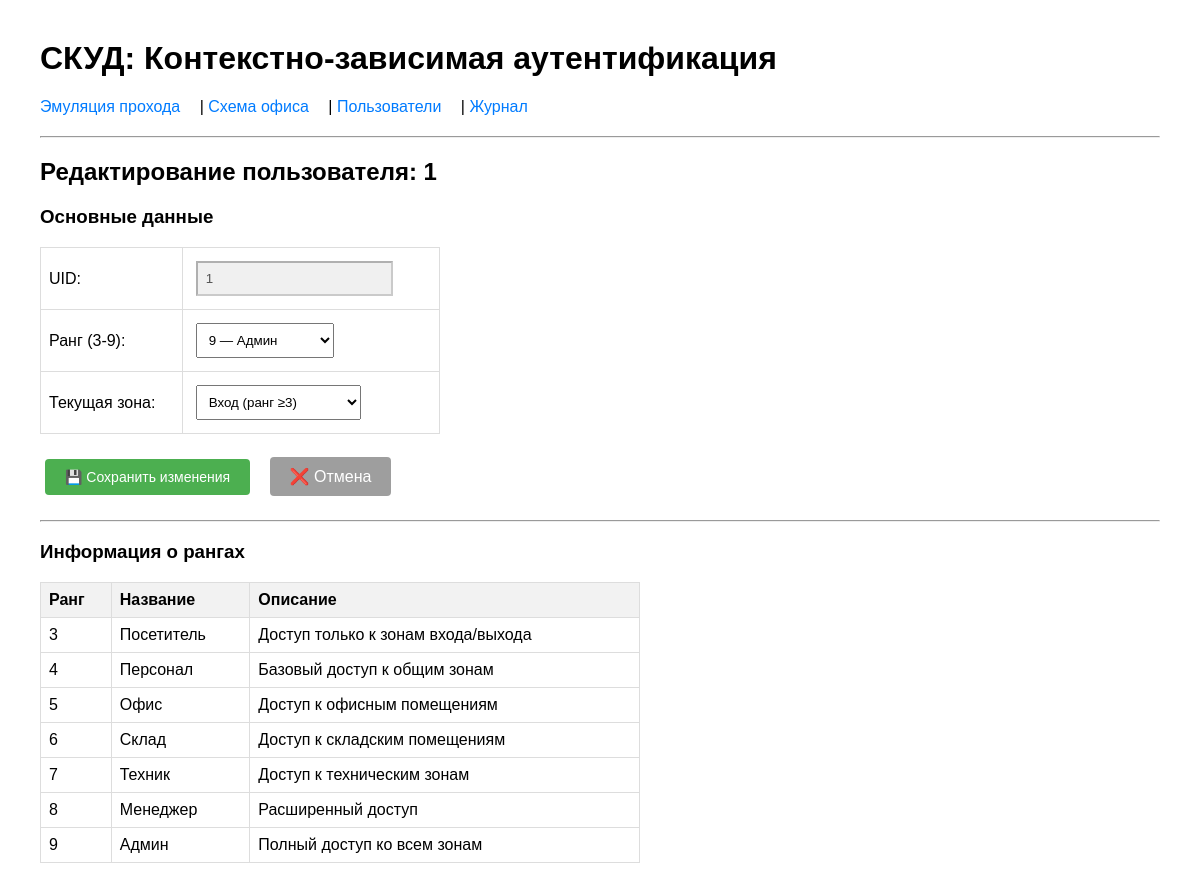
Page /edit_user/1 on the earlier database version.
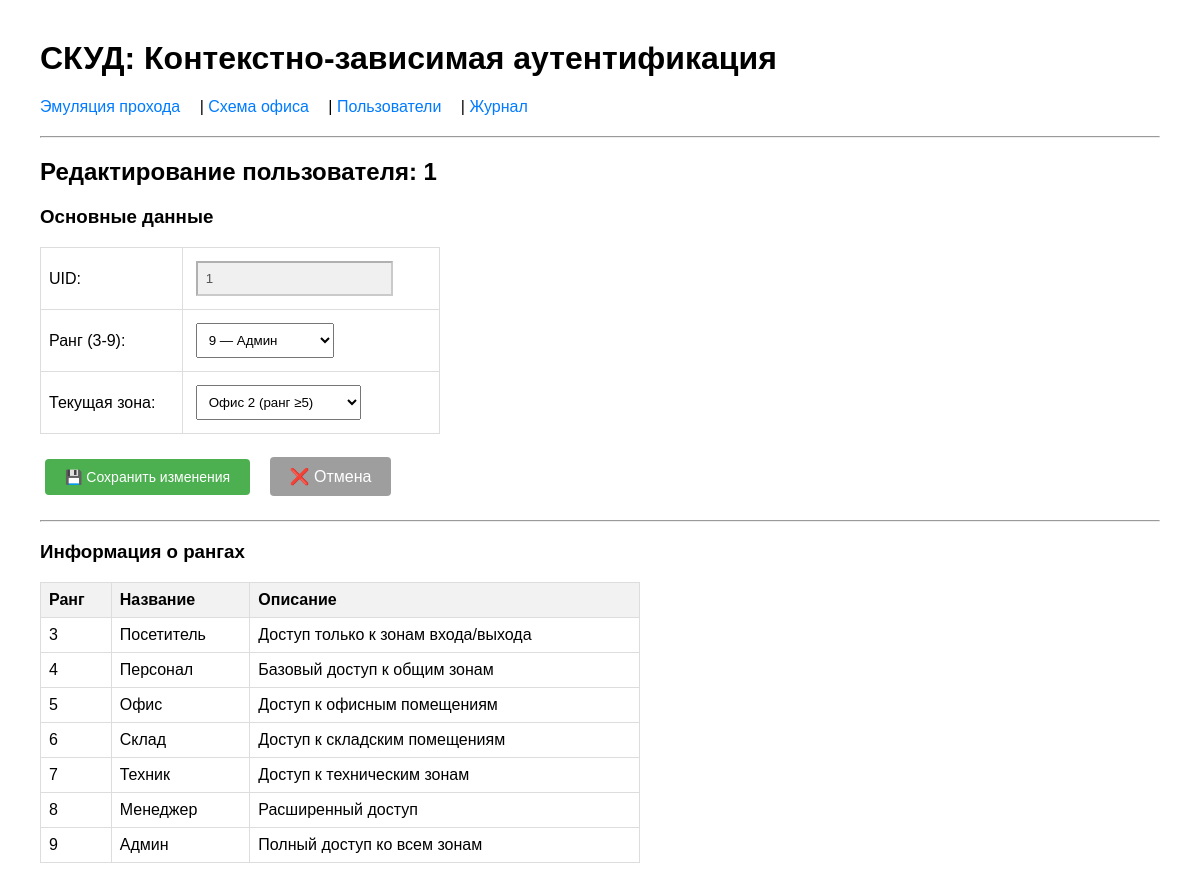
Same page on the later database version.
### tables this page shows
CREATE TABLE users (
            uid TEXT PRIMARY KEY,
            rank INTEGER NOT NULL,
            secret_key TEXT NOT NULL,
            current_zone INTEGER NOT NULL DEFAULT 0,
            created_at DATETIME DEFAULT CURRENT_TIMESTAMP
        );

CREATE TABLE zones (
            id INTEGER PRIMARY KEY,
            name TEXT NOT NULL,
            is_exit INTEGER NOT NULL DEFAULT 0,
            required_rank INTEGER NOT NULL DEFAULT 3
        );

### app.py (the view, shortened to what this page needs)
@app.route('/edit_user/<uid>', methods=['GET', 'POST'])
def edit_user_route(uid):
    user = get_user_by_uid(uid)
    if not user:
        flash(f"Пользователь {uid} не найден", "error")
        return redirect(url_for('users'))
    zones_info = get_zones_info()
    return render_template('edit_user.html', user=user, zones=zones_info)

### database.py (called while the page is built)
def get_connection():
    conn = sqlite3.connect(DB_PATH)
    conn.row_factory = sqlite3.Row
    conn.execute("PRAGMA foreign_keys = ON")
    return conn

def get_zones_info():
    conn = get_connection()
    cursor = conn.cursor()
    cursor.execute("SELECT id, name, is_exit, required_rank FROM zones")
    zones = {
        row['id']: {
            'name': row['name'],
            'is_exit': bool(row['is_exit']),
            'required_rank': row['required_rank']
        }
        for row in cursor.fetchall()
    }
    conn.close()
    return zones

def get_user_by_uid(uid: str):
    conn = get_connection()
    conn.row_factory = sqlite3.Row
    cursor = conn.cursor()
    cursor.execute("SELECT * FROM users WHERE uid = ?", (uid,))
    user = cursor.fetchone()
    conn.close()
    return user

### templates/edit_user.html (shortened to what this page needs)
{% extends "base.html" %}
{% block content %}
<h2>Редактирование пользователя: {{ user.uid }}</h2>
<form method="POST" action="/edit_user/{{ user.uid }}">
    <h3>Основные данные</h3>
    <table style="width: 400px;">
        <tr>
            <td><label>UID:</label></td>
            <td><input type="text" value="{{ user.uid }}" disabled style="background: #f0f0f0;"></td>
        </tr>
        <tr>
            <td><label>Ранг (3-9):</label></td>
            <td>
                <select name="rank">
                    {% for r in range(3, 10) %}
                    <option value="{{ r }}" {% if r == user.rank %}selected{% endif %}>
                        {{ r }} — {% if r == 3 %}Посетитель{% elif r == 4 %}Персонал{% elif r == 5 %}Офис{% elif r == 6 %}Склад{% elif r == 7 %}Техник{% elif r == 8 %}Менеджер{% else %}Админ{% endif %}
                    </option>
                    {% endfor %}
                </select>
            </td>
        </tr>
        <tr>
            <td><label>Текущая зона:</label></td>
            <td>
                <select name="current_zone">
                    {% for zone_id, zone_data in zones.items() %}
                    <option value="{{ zone_id }}" {% if zone_id == user.current_zone %}selected{% endif %}>
                        {{ zone_data.name }} (ранг ≥{{ zone_data.required_rank }})
                    </option>
                    {% endfor %}
                </select>
            </td>
        </tr>
    </table>
    <div style="margin-top: 20px;">
        <button type="submit"
                style="padding: 10px 20px; background: #4caf50; color: white; border: none; border-radius: 4px; cursor: pointer; font-size: 14px;">
            💾 Сохранить изменения
        </button>
        <a href="/users"
           style="display: inline-block; padding: 10px 20px; background: #9e9e9e; color: white; text-decoration: none; border-radius: 4px; margin-left: 10px;">
            ❌ Отмена
        </a>
    </div>
</form>
<hr>
<h3>Информация о рангах</h3>
<table style="width: 100%; max-width: 600px;">
    <tr><th>Ранг</th><th>Название</th><th>Описание</th></tr>
    <tr><td>3</td><td>Посетитель</td><td>Доступ только к зонам входа/выхода</td></tr>
    <tr><td>4</td><td>Персонал</td><td>Базовый доступ к общим зонам</td></tr>
    <tr><td>5</td><td>Офис</td><td>Доступ к офисным помещениям</td></tr>
    <tr><td>6</td><td>Склад</td><td>Доступ к складским помещениям</td></tr>
    <tr><td>7</td><td>Техник</td><td>Доступ к техническим зонам</td></tr>
    <tr><td>8</td><td>Менеджер</td><td>Расширенный доступ</td></tr>
    <tr><td>9</td><td>Админ</td><td>Полный доступ ко всем зонам</td></tr>
</table>
{% endblock %}

Differences in the rows shown:
changed users "9 — Админ": current_zone "Вход (ранг ≥3)" → "Офис 2 (ранг ≥5)"
